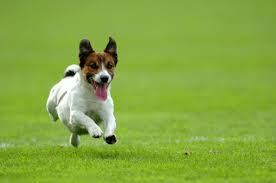
#> input picture image.jpeg, 276 x 183 px
$ python example.py   (older library calls are emulated)
#> lines starting #> are read from the running program, lines starting #| are printed output that depends on the picture
#> further down, original is the input picture: shape (183, 276, 3); mean B, G, R 64.2, 167.7, 133
### imgFil/ImageFilters.py

import numpy as np
import cv2
import matplotlib.pyplot as plt
import os
import math

class ImageFilters(object):

    def __init__(self, apply, nImg):
        super(ImageFilters, self).__init__()
        self.apply = apply
        self.nImg = nImg
        self.nApply = nImg * sum(
            [f.dimPerImg for f in self.apply])
        self.output = np.zeros(self.nImg * self.nApply)

    def Process(self, data):
        # TODO use pre-allocated output array instead of hstack

        # return np.hstack([(f.Compute(data)) for f in self.apply])
        return [(f.Compute(data)) for f in self.apply]

    # [6 lines left out: function __repr__, not called in this run]


class Apply(object):

    # [5 lines left out: function __repr__, not called in this run]


class Flips(Apply):
    """
    Flip the image on the horizontal plane
    """

    # [16 lines left out: functions __init__, Compute, not called in this run]


class Inverse(Apply):
    """
    Mirror the colors of the image
    """

    def __init__(self):
        print('Inverse')
        self.dimPerImg = 1

    # [7 lines left out: function Compute, not called in this run]


class Scaling(Apply):
    """
    Scaling the image of the image
    """
    # [12 lines left out: functions __init__, Compute, not called in this run]

class Rotation(Apply):
    """
    Rotate the image
    """

    def __init__(self, angle=4, dimPerImg=1):
        print('Rotation')
        self.dimPerImg = 1
        self.angle = angle #*(math.pi/180.0)


    def Compute(self, image):

#> called with image = './image.jpeg'
        image = cv2.imread(image)

        # [20 lines of commented-out code are left out]

        height, width = image.shape[:2] # image shape has 3 dimensions
#> height = 183; width = 276
        image_center = (width/2, height/2) # getRotationMatrix2D needs coordinates in reverse order (width, height) compared to shape
#> image_center = (138, 91.5)

        rotation_mat = cv2.getRotationMatrix2D(image_center, self.angle, 1.)

        # rotation calculates the cos and sin, taking absolutes of those.
        abs_cos = abs(rotation_mat[0,0])
#> abs_cos = 0.707
        abs_sin = abs(rotation_mat[0,1])
#> abs_sin = 0.707

        # find the new width and height bounds
        bound_w = int(height * abs_sin + width * abs_cos)
#> bound_w = 324
        bound_h = int(height * abs_cos + width * abs_sin)
#> bound_h = 324

        # subtract old image center (bringing image back to origo) and adding the new image center coordinates
        rotation_mat[0, 2] += bound_w/2 - image_center[0]
        rotation_mat[1, 2] += bound_h/2 - image_center[1]

        # rotate image with the new bounds and translated rotation matrix
        rotated_mat = cv2.warpAffine(image, rotation_mat, (bound_w, bound_h))
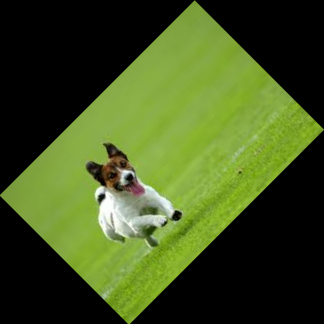
#> rotated_mat: shape (324, 324, 3); mean B, G, R 30.9, 80.7, 64
        return rotated_mat


class SobelDerivative(Apply):
    """
    Calculate the derivatives of the image.
    """

    def __init__(self):
        self.dimPerImg = 1

    # [15 lines left out: function Compute, not called in this run]


class ScharrDerivative(Apply):
    """
    Detect the second derivatives of an image in horizontal and vertical directions.
    """

    def __init__(self):
        self.dimPerImg = 1

    # [5 lines left out: function Compute, not called in this run]

class Laplacian(Apply):

    # [14 lines left out: functions __init__, Compute, not called in this run]

class Blur(Apply):

    # [10 lines left out: functions __init__, Compute, not called in this run]

class GaussianBlur(Apply):

    # [10 lines left out: functions __init__, Compute, not called in this run]

class MedianBlur(Apply):

    # [10 lines left out: functions __init__, Compute, not called in this run]

class BilateralBlur(Apply):

    # [10 lines left out: functions __init__, Compute, not called in this run]


### example.py
from imgFil import ImageFilters as fil
import matplotlib.pyplot as plt
import cv2

# path for the image to be read
path = './image.jpeg'

# Creates two graphs for showing the original image and
# the transformed version
b = plt.subplot(2,1, 2)
c = plt.subplot(2,1,1)

# Read image in the path
original = cv2.imread(path)

#Choose which one of the transformations must be performed
ImageFilters = fil.ImageFilters([# fil.GaussianBlur(kernel_size=5, step_size=2),
                                 # fil.Inverse(),
                                 # fil.Flips(),
                                 # fil.SobelDerivative(),
                                 # fil.ScharrDerivative(),
                                 # fil.Laplacian(),
                                 # fil.Blur(kernel_size=3, step_size=2),
                                 # fil.GaussianBlur(kernel_size=3, step_size=2),
                                 # fil.MedianBlur(kernel_size=3, step_size=2),
                                 # fil.BilateralBlur(kernel_size=3, step_size=2),
                                 # fil.Scaling(scaleXY = 1.5),
                                 fil.Rotation(angle = 45)
                                 ],1)

# Process the image. The output will be several new images
a = ImageFilters.Process(path)
#> a = 1 item

# Here you can do whatever helps you with the transformed data...
# for example, plotting them. Remember to invert the RGB format to
# GBR
for image in a:

	c.imshow(original[...,::-1])
	b.imshow(image[...,::-1])
	plt.show()
#> this loop made 1 pass
#> pass 1, `plt.show()`:
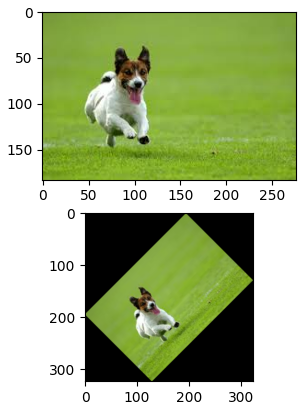
#> figure drawn by matplotlib, 2 panels
